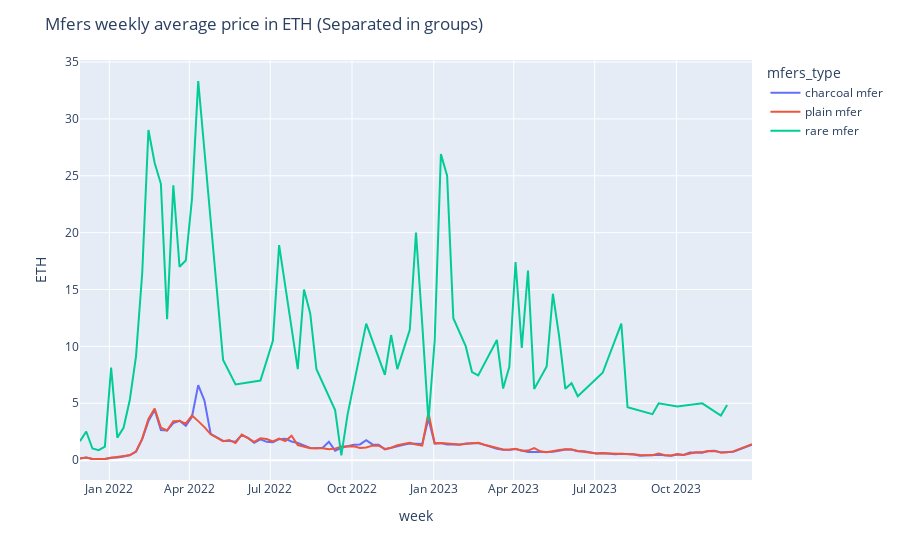

Notebook source saved alongside this figure:
### Code cell
linechart['week_yr'] = linechart['week_yr'].astype(str)
fig = px.line(linechart, x="week_yr", y="price.amount.decimal", markers= False, color= 'mfers_type')
#fig = px.line(linechart, x="month", y="price.amount.usd", text = 'month')
fig.update_traces(textposition="bottom right")
fig.update_layout(title='Mfers weekly average price in ETH (Separated in groups)',
                   xaxis_title='week',
                   yaxis_title='ETH')
fig.show()
